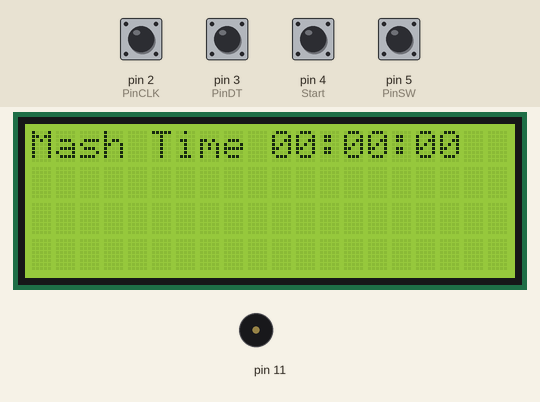
This sketch was run on a simulated Arduino Uno, built with avr-gcc and run on an emulated ATmega328P. Parts: 20×4 character LCD, buzzer (waves = sounding). The test bench sets the inputs (shaded band); at power-on: pin 2 (PinCLK), pin 3 (PinDT), pin 4 (Start), pin 5 (PinSW) HIGH.

Above: at 1.2 s.
1.3 s: pin 4 (Start) pulled LOW for 0.15 s
At 2.3 s:
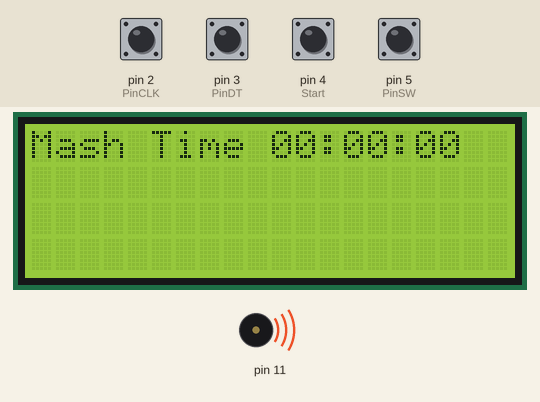
4.4 s: pin 4 (Start) pulled LOW for 1 s
6.9 s: pin 2 (PinCLK) pulled LOW for 0.15 s
At 7.6 s:
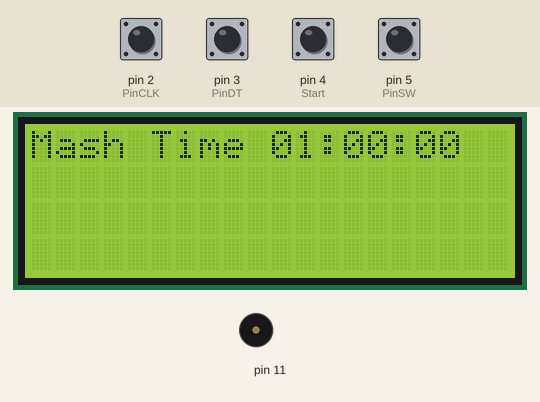
8.5 s: pin 2 (PinCLK) pulled LOW for 1 s
Timing chart, 0 to 11.5 s (numbered marks = the images above; inputs shaded):
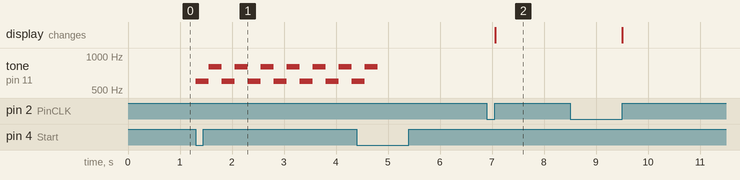

The sketch:

encoder_timer_master.ino
```cpp
//Libraries
#include <Wire.h>
#include <LiquidCrystal_I2C.h>
LiquidCrystal_I2C lcd(0x27, 2, 1, 0, 4, 5, 6, 7, 3, POSITIVE); // Set the LCD I2C address
const byte Start= 4; // start/stop button
byte hours = 0;
byte minutes = 0;
byte seconds = 0;
boolean timeState = false;
// Rotary Encoder Module connections
const int PinSW= 5;   // Rotary Encoder Switch
const int PinDT= 3;    // DATA signal
const int PinCLK= 2;    // CLOCK signal
int HMS = 1;
int encoderPos = 0; // a counter for the dial
unsigned int lastReportedPos = 1; // change management
static boolean rotating = false; // debounce management
boolean A_set = false;
boolean B_set = false;

void setup() {
//enabling pullups
pinMode(Start, INPUT_PULLUP);
pinMode(PinCLK, INPUT_PULLUP);
pinMode(PinDT, INPUT_PULLUP);
pinMode(PinSW, INPUT_PULLUP);
attachInterrupt(0, doEncoderA, CHANGE); //pin 2
attachInterrupt(1, doEncoderB, CHANGE); //pin 3
Serial.begin(1000000); // output
lcd.begin(20, 4); // initialize the lcd for 16 chars 2 lines, turn on backlight
lcd.clear();
lcd.setCursor(0, 0);
lcd.print("Mash Time");
lcd.setCursor(10, 0);
lcd.print("00:00:00");

}

void loop() {

if (digitalRead(PinSW) == LOW)
{
HMS = HMS + 1;
if (HMS == 4)
{
HMS = 1;
}
delay(1000);
}
rotating = true; // reset the debouncer
encoderPos = constrain(encoderPos, -1, 1);
if (lastReportedPos != encoderPos) {

if (HMS == 1) {
hours = hours + encoderPos;
hours = constrain(hours, 0, 48);
}
else if (HMS == 2) {
minutes = minutes + encoderPos;
minutes = constrain(minutes, 0, 60);
}
else if (HMS == 3) {
seconds = seconds + encoderPos;
seconds = constrain(seconds, 0, 60);
}

lcd.setCursor(10, 0);
if (hours <= 9)
{
lcd.print("0");
}
lcd.print(hours);
lcd.print(":");
if (minutes <= 9)
{
lcd.print("0");
}
lcd.print(minutes);
lcd.print(":");
if (seconds <= 9)
{
lcd.print("0");
}
lcd.print(seconds);
encoderPos = 0;
lastReportedPos = encoderPos;

}
if (digitalRead(Start) == LOW) { //start count down timer
timeState = true;
//delay(1000);
while (timeState == true) {
if (minutes == 0 && hours >= 1) {
minutes = 60;
hours = hours - 1;
}
if (seconds == 0 && minutes >= 1) {
seconds = 60;
minutes = minutes - 1;
}
else if (minutes == 0 && hours == 0 && seconds == 0) { //count down alarm
while (timeState == true) {
tone(11, 600, 250);
delay(250);
tone(11, 800, 250);
delay(250);
if (digitalRead(Start) == LOW) { // turn alarm off
timeState = false;
seconds = 1; /////////////////////////////////////////////
lcd.clear();
lcd.setCursor(0, 0);
lcd.print("Mash Time");
lcd.setCursor(10, 0);
lcd.print("00:00:00");

break;
}
}
}
delay(992); // delay for keping time master setting!!!!!!!!!!!!!!!!!!!!!!!!!!!!!!!!!!!!!!!!!!!!!!!!!!!!!!!!!!!!!!!!!!!!
seconds = seconds - 1;

lcd.setCursor(10, 0);
if (hours <= 9)
{
lcd.print("0");
}
lcd.print(hours);
lcd.print(":");
if (minutes <= 9)
{
lcd.print("0");
}
lcd.print(minutes);
lcd.print(":");
if (seconds <= 9)
{
lcd.print("0");
}
lcd.print(seconds);

if (digitalRead(Start) == LOW) {
delay(1000);
timeState = false;
break;
}
}
}
}

// Interrupt on A changing state
void doEncoderA() {
// debounce
if ( rotating ) delay (1); // wait a little until the bouncing is done

// Test transition, did things really change?
if ( digitalRead(PinCLK) != A_set ) { // debounce once more
A_set = !A_set;

// adjust counter + if A leads B
if ( A_set && !B_set )
encoderPos = 1;

rotating = false; // no more debouncing until loop() hits again
}
}

// Interrupt on B changing state
void doEncoderB() {
if ( rotating ) delay (1);
if ( digitalRead(PinDT) != B_set ) {
B_set = !B_set;
// adjust counter – 1 if B leads A
if ( B_set && !A_set )
encoderPos = -1;

rotating = false;
}
}
```

Measured:
- after the input at 1.3 s, tone on pin 11: alternates 800 Hz for 0.25 s and 600 Hz for 0.25 s, starting at once
- after the input at 6.9 s, the display: changes after 0.16 s (image 2)
